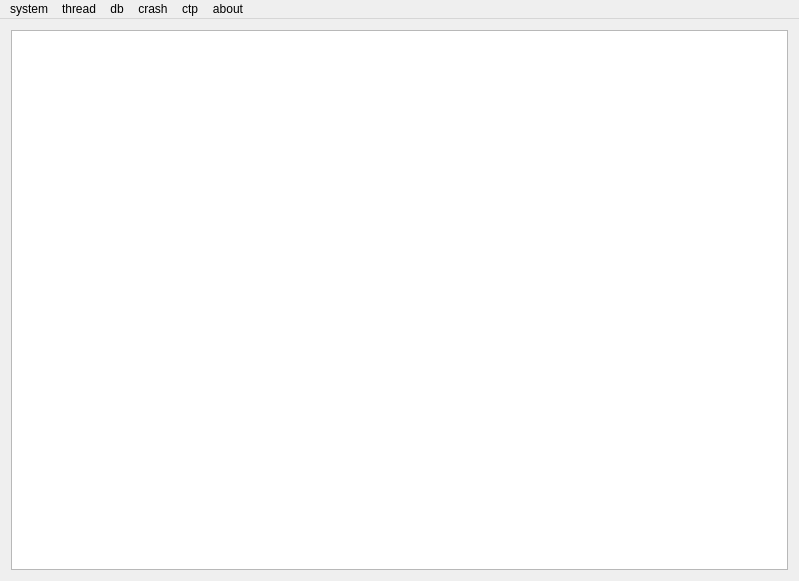
<?xml version="1.0" encoding="UTF-8"?>
<ui version="4.0">
 <class>MainWindow</class>
 <widget class="QMainWindow" name="MainWindow">
  <property name="geometry">
   <rect>
    <x>0</x>
    <y>0</y>
    <width>799</width>
    <height>581</height>
   </rect>
  </property>
  <property name="windowTitle">
   <string>MainWindow</string>
  </property>
  <widget class="QWidget" name="centralWidget">
   <layout class="QVBoxLayout" name="verticalLayout">
    <item>
     <widget class="QListWidget" name="listWidget"/>
    </item>
   </layout>
  </widget>
  <widget class="QMenuBar" name="menuBar">
   <property name="geometry">
    <rect>
     <x>0</x>
     <y>0</y>
     <width>799</width>
     <height>23</height>
    </rect>
   </property>
   <widget class="QMenu" name="menuSystem">
    <property name="title">
     <string>system</string>
    </property>
    <addaction name="actionConfig"/>
    <addaction name="separator"/>
    <addaction name="actionStart"/>
    <addaction name="actionStop"/>
    <addaction name="separator"/>
    <addaction name="actionQuit"/>
   </widget>
   <widget class="QMenu" name="menuAbout">
    <property name="title">
     <string>about</string>
    </property>
    <addaction name="actionVersion"/>
   </widget>
   <widget class="QMenu" name="menuDebug">
    <property name="title">
     <string>crash</string>
    </property>
    <addaction name="actionInvalidParamCrash"/>
    <addaction name="actionPureCallCrash"/>
    <addaction name="actionDerefZeroCrash"/>
    <addaction name="actionQFatal"/>
    <addaction name="actiondebugbreak"/>
    <addaction name="actionDebugBreak"/>
    <addaction name="actionExit"/>
    <addaction name="actionExitProcess"/>
    <addaction name="actionTerminateProcess"/>
   </widget>
   <widget class="QMenu" name="menuThread">
    <property name="title">
     <string>thread</string>
    </property>
    <addaction name="actionExternal"/>
   </widget>
   <widget class="QMenu" name="menuDb">
    <property name="title">
     <string>db</string>
    </property>
    <addaction name="actionDbOpen"/>
    <addaction name="actionDbInit"/>
    <addaction name="actionDbClose"/>
   </widget>
   <widget class="QMenu" name="menuCtp">
    <property name="title">
     <string>ctp</string>
    </property>
    <addaction name="actionCtpVersion"/>
   </widget>
   <addaction name="menuSystem"/>
   <addaction name="menuThread"/>
   <addaction name="menuDb"/>
   <addaction name="menuDebug"/>
   <addaction name="menuCtp"/>
   <addaction name="menuAbout"/>
  </widget>
  <action name="actionQuit">
   <property name="text">
    <string>quit</string>
   </property>
  </action>
  <action name="actionVersion">
   <property name="text">
    <string>version</string>
   </property>
  </action>
  <action name="actionPureCallCrash">
   <property name="text">
    <string>PureCallCrash</string>
   </property>
  </action>
  <action name="actionInvalidParamCrash">
   <property name="text">
    <string>InvalidParamCrash</string>
   </property>
  </action>
  <action name="actionDerefZeroCrash">
   <property name="text">
    <string>DerefZeroCrash</string>
   </property>
  </action>
  <action name="actionQFatal">
   <property name="text">
    <string>qFatal</string>
   </property>
  </action>
  <action name="actiondebugbreak">
   <property name="text">
    <string>debugbreak</string>
   </property>
  </action>
  <action name="actionDebugBreak">
   <property name="text">
    <string>DebugBreak</string>
   </property>
  </action>
  <action name="actionExit">
   <property name="text">
    <string>exit</string>
   </property>
  </action>
  <action name="actionExitProcess">
   <property name="text">
    <string>ExitProcess</string>
   </property>
  </action>
  <action name="actionTerminateProcess">
   <property name="text">
    <string>TerminateProcess</string>
   </property>
  </action>
  <action name="actionCtpVersion">
   <property name="text">
    <string>ctpVersion</string>
   </property>
  </action>
  <action name="actionDbOpen">
   <property name="text">
    <string>dbOpen</string>
   </property>
  </action>
  <action name="actionDbInit">
   <property name="text">
    <string>dbInit</string>
   </property>
  </action>
  <action name="actionDbClose">
   <property name="text">
    <string>dbClose</string>
   </property>
  </action>
  <action name="actionExternal">
   <property name="text">
    <string>external</string>
   </property>
  </action>
  <action name="actionConfig">
   <property name="text">
    <string>config</string>
   </property>
  </action>
  <action name="actionStart">
   <property name="text">
    <string>start</string>
   </property>
  </action>
  <action name="actionStop">
   <property name="text">
    <string>stop</string>
   </property>
  </action>
 </widget>
 <layoutdefault spacing="6" margin="11"/>
 <resources/>
 <connections/>
</ui>
